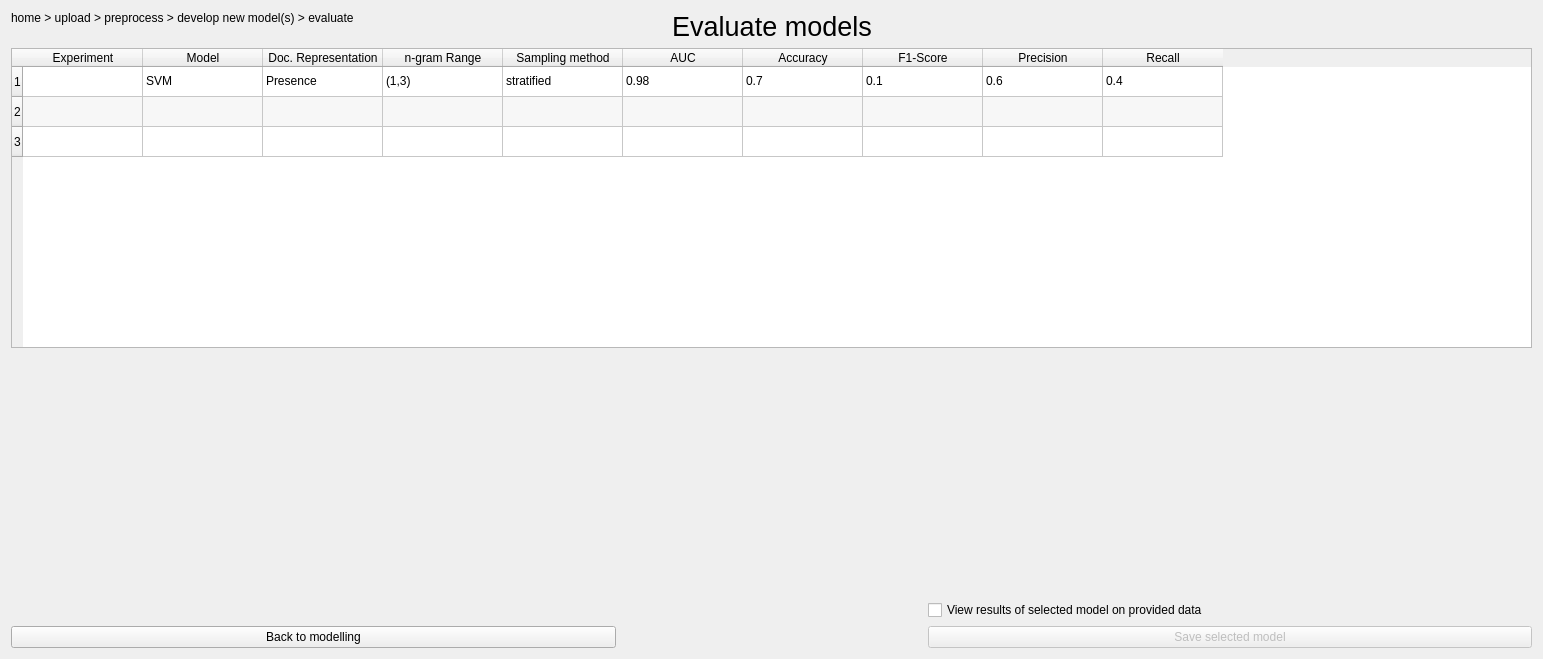
      <widget class="QWidget" name="page">
       <layout class="QGridLayout" name="gridLayout_8">
        <item row="4" column="0">
         <widget class="QPushButton" name="backtomodelButton">
          <property name="sizePolicy">
           <sizepolicy hsizetype="MinimumExpanding" vsizetype="Fixed">
            <horstretch>0</horstretch>
            <verstretch>0</verstretch>
           </sizepolicy>
          </property>
          <property name="text">
           <string>Back to modelling</string>
          </property>
         </widget>
        </item>
        <item row="2" column="0">
         <widget class="QLabel" name="describeLabel">
          <property name="sizePolicy">
           <sizepolicy hsizetype="Preferred" vsizetype="Preferred">
            <horstretch>0</horstretch>
            <verstretch>0</verstretch>
           </sizepolicy>
          </property>
          <property name="maximumSize">
           <size>
            <width>900</width>
            <height>16777215</height>
           </size>
          </property>
          <property name="text">
           <string/>
          </property>
          <property name="alignment">
           <set>Qt::AlignLeading|Qt::AlignLeft|Qt::AlignTop</set>
          </property>
          <property name="wordWrap">
           <bool>true</bool>
          </property>
         </widget>
        </item>
        <item row="0" column="3">
         <spacer name="horizontalSpacer_10">
          <property name="orientation">
           <enum>Qt::Horizontal</enum>
          </property>
          <property name="sizeType">
           <enum>QSizePolicy::Expanding</enum>
          </property>
          <property name="sizeHint" stdset="0">
           <size>
            <width>500</width>
            <height>20</height>
           </size>
          </property>
         </spacer>
        </item>
        <item row="2" column="2" colspan="2">
         <widget class="QLabel" name="confusion_matrix">
          <property name="sizePolicy">
           <sizepolicy hsizetype="Preferred" vsizetype="Preferred">
            <horstretch>0</horstretch>
            <verstretch>0</verstretch>
           </sizepolicy>
          </property>
          <property name="minimumSize">
           <size>
            <width>320</width>
            <height>240</height>
           </size>
          </property>
          <property name="maximumSize">
           <size>
            <width>640</width>
            <height>480</height>
           </size>
          </property>
          <property name="text">
           <string/>
          </property>
          <property name="scaledContents">
           <bool>true</bool>
          </property>
         </widget>
        </item>
        <item row="0" column="0">
         <widget class="QLabel" name="label_87">
          <property name="text">
           <string>home &gt; upload &gt; preprocess &gt; develop new model(s) &gt; evaluate</string>
          </property>
          <property name="alignment">
           <set>Qt::AlignLeading|Qt::AlignLeft|Qt::AlignTop</set>
          </property>
         </widget>
        </item>
        <item row="1" column="0" colspan="4">
         <widget class="QTableWidget" name="comparetable">
          <property name="sizePolicy">
           <sizepolicy hsizetype="Preferred" vsizetype="Expanding">
            <horstretch>0</horstretch>
            <verstretch>0</verstretch>
           </sizepolicy>
          </property>
          <property name="minimumSize">
           <size>
            <width>0</width>
            <height>300</height>
           </size>
          </property>
          <property name="font">
           <font>
            <kerning>true</kerning>
           </font>
          </property>
          <property name="frameShadow">
           <enum>QFrame::Sunken</enum>
          </property>
          <property name="sizeAdjustPolicy">
           <enum>QAbstractScrollArea::AdjustToContents</enum>
          </property>
          <property name="editTriggers">
           <set>QAbstractItemView::NoEditTriggers</set>
          </property>
          <property name="dragEnabled">
           <bool>true</bool>
          </property>
          <property name="dragDropOverwriteMode">
           <bool>false</bool>
          </property>
          <property name="alternatingRowColors">
           <bool>true</bool>
          </property>
          <property name="selectionMode">
           <enum>QAbstractItemView::SingleSelection</enum>
          </property>
          <property name="selectionBehavior">
           <enum>QAbstractItemView::SelectRows</enum>
          </property>
          <property name="gridStyle">
           <enum>Qt::SolidLine</enum>
          </property>
          <property name="sortingEnabled">
           <bool>true</bool>
          </property>
          <property name="rowCount">
           <number>3</number>
          </property>
          <property name="columnCount">
           <number>10</number>
          </property>
          <attribute name="horizontalHeaderCascadingSectionResizes">
           <bool>false</bool>
          </attribute>
          <attribute name="horizontalHeaderDefaultSectionSize">
           <number>120</number>
          </attribute>
          <attribute name="verticalHeaderCascadingSectionResizes">
           <bool>false</bool>
          </attribute>
          <attribute name="verticalHeaderShowSortIndicator" stdset="0">
           <bool>true</bool>
          </attribute>
          <row/>
          <row/>
          <row/>
          <column>
           <property name="text">
            <string>Experiment</string>
           </property>
          </column>
          <column>
           <property name="text">
            <string>Model</string>
           </property>
          </column>
          <column>
           <property name="text">
            <string>Doc. Representation</string>
           </property>
          </column>
          <column>
           <property name="text">
            <string>n-gram Range</string>
           </property>
          </column>
          <column>
           <property name="text">
            <string>Sampling method</string>
           </property>
          </column>
          <column>
           <property name="text">
            <string>AUC</string>
           </property>
          </column>
          <column>
           <property name="text">
            <string>Accuracy</string>
           </property>
          </column>
          <column>
           <property name="text">
            <string>F1-Score</string>
           </property>
          </column>
          <column>
           <property name="text">
            <string>Precision</string>
           </property>
          </column>
          <column>
           <property name="text">
            <string>Recall</string>
           </property>
          </column>
          <item row="0" column="1">
           <property name="text">
            <string>SVM</string>
           </property>
          </item>
          <item row="0" column="2">
           <property name="text">
            <string>Presence</string>
           </property>
          </item>
          <item row="0" column="3">
           <property name="text">
            <string>(1,3)</string>
           </property>
          </item>
          <item row="0" column="4">
           <property name="text">
            <string>stratified</string>
           </property>
          </item>
          <item row="0" column="5">
           <property name="text">
            <string>0.98</string>
           </property>
          </item>
          <item row="0" column="6">
           <property name="text">
            <string>0.7</string>
           </property>
          </item>
          <item row="0" column="7">
           <property name="text">
            <string>0.1</string>
           </property>
          </item>
          <item row="0" column="8">
           <property name="text">
            <string>0.6</string>
           </property>
          </item>
          <item row="0" column="9">
           <property name="text">
            <string>0.4</string>
           </property>
          </item>
          <item row="1" column="5">
           <property name="text">
            <string/>
           </property>
          </item>
         </widget>
        </item>
        <item row="3" column="3">
         <widget class="QCheckBox" name="viewResultsBox">
          <property name="text">
           <string>View results of selected model on provided data</string>
          </property>
         </widget>
        </item>
        <item row="4" column="3">
         <widget class="QPushButton" name="selectModelButton">
          <property name="enabled">
           <bool>false</bool>
          </property>
          <property name="text">
           <string>Save selected model</string>
          </property>
         </widget>
        </item>
        <item row="0" column="1" colspan="2">
         <widget class="QLabel" name="label_23">
          <property name="sizePolicy">
           <sizepolicy hsizetype="Expanding" vsizetype="Maximum">
            <horstretch>0</horstretch>
            <verstretch>0</verstretch>
           </sizepolicy>
          </property>
          <property name="minimumSize">
           <size>
            <width>300</width>
            <height>0</height>
           </size>
          </property>
          <property name="font">
           <font>
            <pointsize>20</pointsize>
           </font>
          </property>
          <property name="text">
           <string>Evaluate models</string>
          </property>
          <property name="alignment">
           <set>Qt::AlignCenter</set>
          </property>
         </widget>
        </item>
       </layout>
      </widget>
